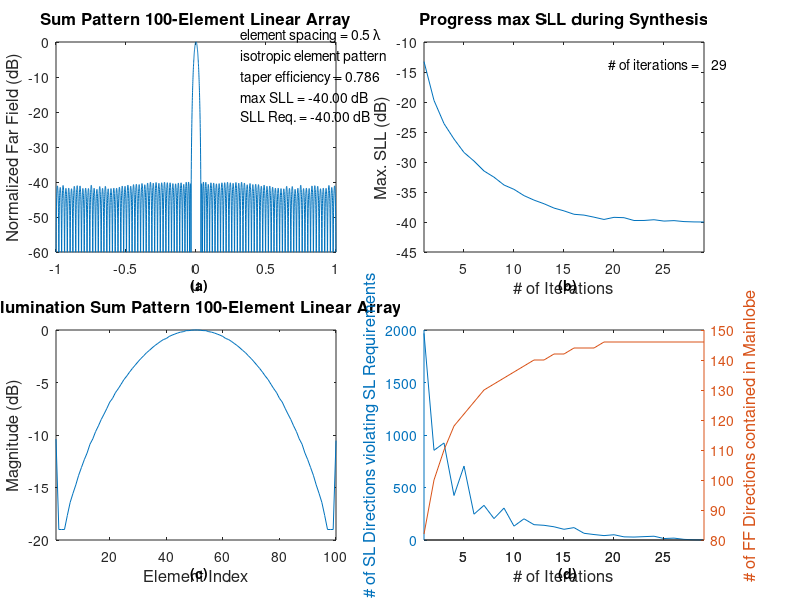

Write MATLAB code to recreate this figure.
function SidelobeSynthesis

% SIDELOBESYNTHESIS computes for a linear array antenna with uniform 
% element spacing an amplitude taper that matches the user defined sidelobe 
% level (SLL) requirement. 

% The program applies the iterative Fourier technique (IFT)to compute the 
% array factor (AF) satisfying the SLL requirements.
% The synthesized AF is displayed as a function of the direction cosine
% u = sin(theta) where theta is the angular coordinate measured between
% the far-field direction and the array normal.

% The IFT synthesis takes standard one element constraint into
% consideration and that is the ratio of the maximum and mimimum 
% amplitude A of the array illumination defined as Amax/Amin. 
% Another element constraint (optional) is the the occurence of defective
% (= non-radiating) elements. The implemented IFT approach has the ability 
% to perform pattern recovery that restores the original low sidelobe 
% performance as close as possible in case of element failures.
% Pattern recovery can be activated by uncommenting Line 154 followed by a 
% new run of the program. 

% More information about the IFT method can be found in the following two 
% papers:

% W.P.M.N. Keizer, "Fast low sidelobe synthesis for large planar 
% array antennas antennas utilizing successive fast Fourier transforms of 
% the array factor," IEEE Trans. Antennas Propagat., vol. 55, no. 3, 
% pp. 715-722, March 2007.

% W.P.M.N. Keizer, "Element failure correction for a large monopulse phased
% array antenna with active amplitude weighting," IEEE Trans. Antennas 
% Propagat., vol. 55, no. 8, pp. 2211-2218, August 2007.

% Language:  Matlab R2008b
% Author:    Will P.M.N. Keizer, willkeizer@ieee.org
% Date:      10/08/2008
% 
% Copyright 2008 ArraySoft, Inc.

% This routine may be used by anyone for any purpose.  I simply ask
% that acknowledgement be made to me.


% ------------------ Input Parameters -------------------------------

noEl        = 100;         % # of array elements 
dx          = 0.5;         % Normalized element spacing
specSLL     = -40;         % Required SLL, (dB)
ratioIllum  = 19;          % Ratio maximum/minimum value Illumination, (dB) 

noIter      = 1000;        % Maximum # of iterations 
noFF        = 4096;        % # of far-field (FF) directions

% ------------------ End Input Parameters --------------------------------- 

u           = (-noFF/2:noFF/2-1)/dx/noFF;  % u-coordinates FF

patternType = {'Sum Pattern'};

IllumEven   = ones(1,noEl);                % Uniform illumination
minIllum    = 10^(-ratioIllum/20);         % Minimum value illumination

monResults(1:noIter,1:5) = 0;              % Container for storing 
                                           % intermediate synthesis results 
maxAF   = 1;

for imk = 1:1
         
   IllumInit = IllumEven; % Initial illumination sum pattern at start
         
   IllumS    = IllumInit;

   Phase     = exp(1i*(angle(IllumInit)));   
           
   tic
         
   [Illum, AFabs] = synthesisFFT;
   
   toc
      
   plotGraphics(Illum./max(abs(Illum)))
   
   monResults(1:iCount,1:end) = 0; % Restore initial state
     
end

   % ------  Low sidelobe synthesis using iterative FTT technique --------- 

   function [Illum, AFabs]= synthesisFFT
   
      for ikk = 1:noIter
   
         Illum = IllumS;  
          
         AF    = ifftshift(ifft(Illum,noFF)); % AF computed by FFT
         
         AFabs = abs(AF);         % Absolute value AF 
                  
         maxAF = max(AFabs);
             
         AFabs = AFabs/maxAF;     % Normalize |AF|   
     
         AF    = AF/maxAF;        % Normalize AF (complex)   
      
         % ------- Find all FF nulls --------------------------------------  
   
         minVal = sign(diff([inf AFabs inf]));
    
         indMin = find(diff(minVal+(minVal==0))==2); % Indices FF nulls 
     
         % -------- Find all FF peaks -------------------------------------  
     
         indPeaks   = find(diff(minVal)<0);          % Indices FF peaks
  
         [peakLevel indP] = sort(AFabs(indPeaks),'descend');
          
         indMax     = indPeaks(indP(1));
                                   
         indNullL   = find(indMin<indMax,1,'last'); % Index first null mainbeam
         
         % Find indices all SLL directections
                              
         indSLL     = [1:(indMin(indNullL)-1),(indMin(indNullL+1)+1):noFF]; 
        
         indSynth   = AFabs(indSLL)>10^(specSLL/20); 
                                          
         max_SLL    = 20*log10(peakLevel(2));    % Maximum value SLL   
            
         noSLLdir   = sum(indSynth); % # of SLL directions >SLL requirement
          
         monResults(ikk,1:4) = [ikk noSLLdir max_SLL ...
                             (indMin(indNullL+1)-indMin(indNullL))]; 
          
         if noSLLdir==0, return, end
         
         % if max_SLL< specSLL+20, return, end 
                  
         % ----- Adapt AF to SLL constraints ------------------------------
     
         AF(indSLL(indSynth)) = 10^((specSLL-40)/20); 
              
         IllumS = fft(ifftshift(AF));   % Illumination derived from AF 
      
         % ---- Adapt Illumination to aperture domain constraints ---------
   
         IllumS = IllumS(1:noEl);   % Truncate # elements illumation 

         IllumS = IllumS/max(abs(IllumS));  
         
         IllumS(abs(IllumS)<minIllum) = minIllum; % Dynamic range constraint
         
        % IllumS([8,20,23,24,25,26,27,29]) = 0; % Defective elements
                        
         IllumS = IllumS.*Phase;
                        
      end
    
   end

   function plotGraphics(Illum)  
     
   AF     = 20*log10(AFabs);
     
   maxAFunif = max(abs(ifftshift(ifft(IllumEven,noFF)))); 
   
   taperEff  = ((maxAF/maxAFunif)^2)*sum(abs(IllumEven).^2)/...
                                                        sum(abs(Illum).^2);
   fonts = 11;

   iCount = max(monResults(:,1));
   
   hFig = figure('Tag','Array');
      
   aX1 = axes('position',[.07 .58 .35 .35],'Units','Normalized'); 
   plot(u,AF,'Parent',aX1);
   set(aX1,'Ylim',[specSLL-20 0])
   xlabel('u','Fontsize',fonts+1);
   ylabel('Normalized Far Field (dB)','Fontsize',fonts+1)
   title([patternType{1},' ', num2str(noEl), ...
                              '-Element Linear Array'],'Fontsize',fonts+1) 
   
   txtStr{1} = {['element spacing = ',sprintf('%3.1f',dx), ' \lambda'];...
                 'isotropic element pattern';...
                ['taper efficiency = ',sprintf('%5.3f',taperEff)];... 
                ['max SLL = ',sprintf('%6.2f',monResults(iCount,3)),' dB'];...
                ['SLL Req. = ',sprintf('%6.2f',specSLL),' dB']};                                                         
               
   text(0.66,0.84,txtStr{1},'Parent',aX1,'Units','Normalized',...
                                                       'Fontsize',fonts-1)
   text(0.5-0.018,-0.16,'(a)','Fontsize',fonts-1,'FontWeight','bold',...
                                                      'Units','Normalized')
                                                     
   if noIter>1                                               
      aX2 = axes('position',[.07 .1 .35 .35],'Units','Normalized');  
      plot(20*log10(abs(Illum)),'Parent',aX2);
      set(aX2,'XLim',[1 noEl])
      ylabel('Magnitude (dB)','Fontsize',fonts+1)
      xlabel('Element Index','Fontsize',fonts+1)
      title(['Illumination ',patternType{1}, ' ',num2str(noEl),...
                              '-Element Linear Array'],'Fontsize',fonts+1)
      text(0.5-0.018,-0.16,'(c)','Fontsize',fonts-1,'FontWeight','bold',...
                                                      'Units','Normalized')
                          
                          
      aX3 = axes('position',[.53 .58 .35 .35],'Units','Normalized'); 
      plot(monResults(1:iCount,1),monResults(1:iCount,3),'Parent',aX3);
      ylabel('Max. SLL (dB)','Fontsize',fonts+1)
      xlabel('# of Iterations','Fontsize',fonts+1)
      set(aX3,'XLim',[1 iCount])
      title('Progress max SLL during Synthesis','Fontsize',fonts+1)
      text(0.66,0.90,['# of iterations = ',sprintf('%5.0f',iCount)], ...
                     'Parent',aX3,'Units','Normalized','Fontsize',fonts-1); 
   
      text(0.5-0.018,-0.16,'(b)','Fontsize',fonts-1,'FontWeight','bold',...
                                                      'Units','Normalized')
                 
      axes('position',[.53 .1 .35 .35],'Parent',hFig);
      Hndl = plotyy(monResults(1:iCount,1),monResults(1:iCount,2), ...
                   monResults(1:iCount,1),monResults(1:iCount,4));
      ylabel(Hndl(1),'# of SL Directions violating SL Requirements', ...
                                                        'Fontsize',fonts+1)
      xlabel(Hndl(1),'# of Iterations','Fontsize',fonts+1)
      set(Hndl(1),'XLim',[1 iCount])
      ylabel(Hndl(2),'# of FF Directions contained in Mainlobe', ...
                                                        'Fontsize',fonts+1)
                                                    
      text(0.5-0.018,-0.16,'(d)','Fontsize',fonts-1,'FontWeight','bold',...
                                                      'Units','Normalized')                                                 
      set(Hndl(2),'XLim',[1 iCount])
   end
   end
end
